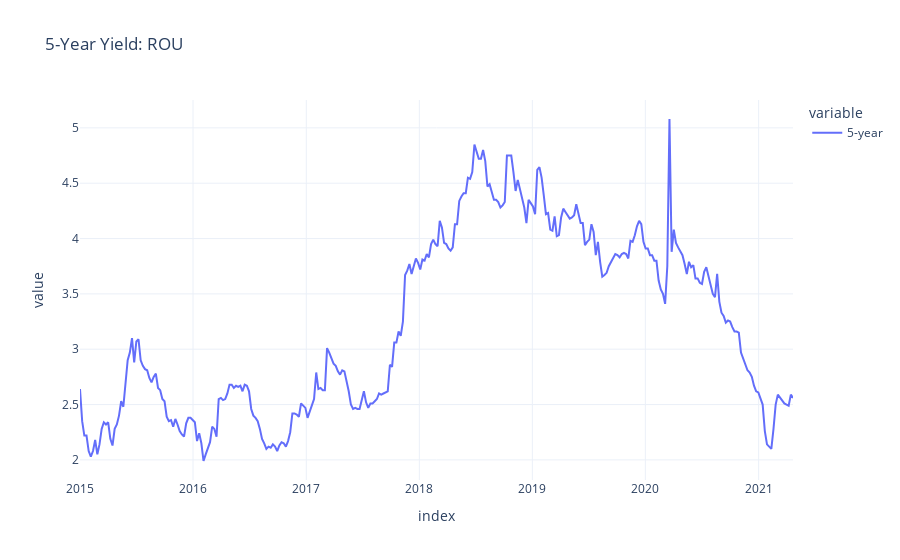

Notebook source saved alongside this figure:
### Code cell
dfs_yc[yc_L].loc[date_range]["5-year"].plot(title=f"5-Year Yield: {yc_L}")

### Figure 1 — Plotly figure (JSON) as saved in the notebook; plotly's stock layout.template omitted (floating-point values rounded to 4 significant figures; data arrays with more than 128 entries replaced by an {"elided": "..."} marker saying what was removed)
{"data": [{"hovertemplate": "variable=5-year<br>index=%{x}<br>value=%{y}<extra></extra>", "legendgroup": "5-year", "line": {"color": "#636efa", "dash": "solid"}, "mode": "lines", "name": "5-year", "orientation": "v", "showlegend": true, "type": "scatter", "x": {"elided": "330 str values"}, "xaxis": "x", "y": {"elided": "330 float values"}, "yaxis": "y"}], "layout": {"legend": {"title": {"text": "variable"}, "tracegroupgap": 0}, "title": {"text": "5-Year Yield: ROU"}, "xaxis": {"anchor": "y", "domain": [0, 1], "title": {"text": "index"}}, "yaxis": {"anchor": "x", "domain": [0, 1], "title": {"text": "value"}}}}
